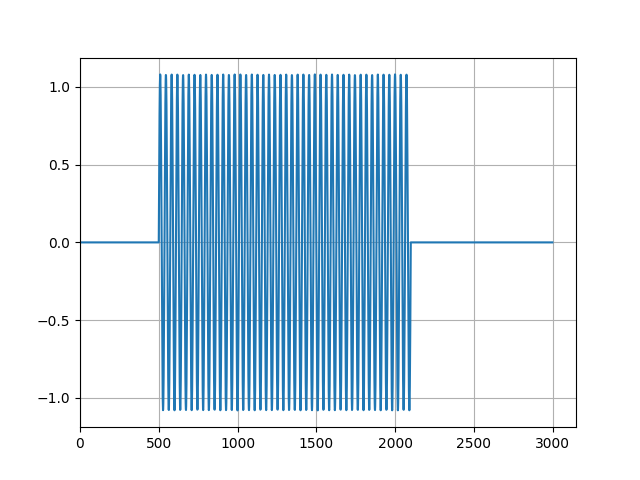

This chart was generated by the following Python code:
import matplotlib.pyplot as plt
import numpy as np
from q03 import stft
from q04 import sin, hamming

def istft(S: int, X: np.ndarray):
  F, T = X.shape
  N = 2 * (F - 1)
  M = S * (T - 1) + N
  
  hat = np.zeros(M)
  
  z = np.array([ np.fft.irfft(X[0:F,t]) for t in range(T) ])

  if z.shape[1] != N:
    raise "len(z[n]) must be 2(F - 1)"
  
  ws = np.ones(N)

  for t in range(T):
    idx = t * S

    # Overlap add
    hat[idx:idx + N] = hat[idx:idx + N] + ws * z[t]

  return hat


L = 1000
S = 500
sec = 0.1
freq = 440
fs = 16000
x = sin(1, freq, fs, sec)
w = hamming(L)

X = stft(L, S, w, x)
x_istft = istft(S, X)

plt.plot(x_istft)
plt.grid()
plt.xlim(0)
plt.savefig('skotsugi/chapter04/q08.png')